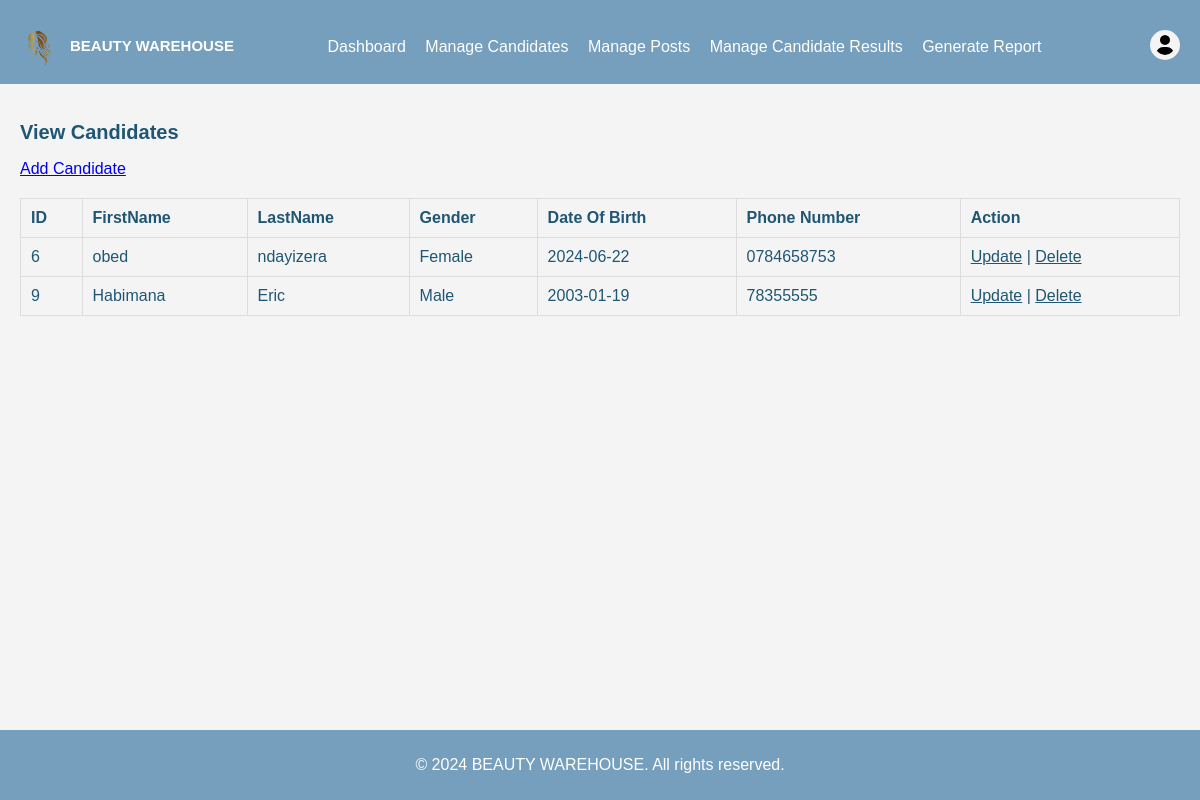
The page /view_candidates.php (signed in) on the database its author committed.
### tables this page shows
CREATE TABLE `candidate` (
  `C_ID` int(11) NOT NULL,
  `C_FirstName` varchar(50) NOT NULL,
  `C_LastName` varchar(50) NOT NULL,
  `C_Gender` varchar(10) NOT NULL,
  `C_DateOfBirth` date NOT NULL,
  `PhoneNumber` varchar(15) NOT NULL,
  `PostId` int(11) DEFAULT NULL
);

### view_candidates.php (the view, shortened to what this page needs)
<?php
include 'includes/db.php';
$sql = "SELECT * FROM `candidate`";
$result = $conn->query($sql);
?>
<?php include 'includes/header.php'; ?>
<h2>View Candidates</h2>
<a href="add_Candidate.php">Add Candidate</a>
<table border="1">
    <tr>
        <th>ID</th>
        <th>FirstName</th>
        <th>LastName</th>
        <th>Gender</th>
        <th>Date Of Birth</th>
        <th>Phone Number</th>
        <th>Action</th>
    </tr>
    <?php while($row = $result->fetch_assoc()): ?>
    <tr>
        <td><?php echo $row['C_ID']; ?></td>
        <td><?php echo $row['C_FirstName']; ?></td>
        <td><?php echo $row['C_LastName']; ?></td>
        <td><?php echo $row['C_Gender']; ?></td>
        <td><?php echo $row['C_DateOfBirth']; ?></td>
        <td><?php echo $row['PhoneNumber']; ?></td>
        <td>
            <a href="update_candidate.php?id=<?php echo $row['C_ID']; ?>">Update</a> |
            <a href="delete_candidate.php?id=<?php echo $row['C_ID']; ?>" onclick="return confirm('Are you sure?');">Delete</a>
        </td>
    </tr>
    <?php endwhile; ?>
</table>
<?php include 'includes/footer.php'; ?>

### css/style.css (style rules this page uses)
body { font-family: Arial, sans-serif; background-color: #f4f4f4; color: #1F5673; margin: 0; padding: 0; }
h2 { font-size: 20px; color: #1F5673; }
table { width: 100%; border-collapse: collapse; margin: 20px 0px 5rem; }
table, th, td { border: 1px solid #ddd; }
table th, table td { padding: 10px; text-align: left; }
table td a { color: #1F5673; }

### rows shown on the page
candidate: C_ID "6", C_FirstName "obed", C_LastName "ndayizera", C_Gender "Female", C_DateOfBirth "2024-06-22", PhoneNumber "0784658753"
candidate: C_ID "9", C_FirstName "Habimana", C_LastName "Eric", C_Gender "Male", C_DateOfBirth "2003-01-19", PhoneNumber "78355555"
